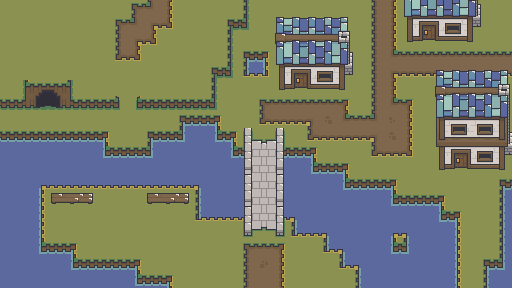

A 2D game scene composited from a Tiled map and its tileset images. What follows is a short description and the map's XML, with each tile layer's data collapsed to a summary:
An orthogonal 32x18 tile map with 16x16 px tiles, 6 tile layers (floor, path, bridge, house, ...), 6 tilesets and 9 objects (spawnpoint).

<map version="1.10" tiledversion="1.11.2" orientation="orthogonal" renderorder="right-down" width="32" height="18" tilewidth="16" tileheight="16" infinite="0" nextlayerid="16" nextobjectid="13">
 <tileset firstgid="1" source="../../assets/tileset/forest/forest_.tsx" />
 <tileset firstgid="199" source="../../assets/tileset/forest/forest_ [bridgeVertical].tsx" />
 <tileset firstgid="249" source="../../assets/tileset/house/structures/blueHouse_0_0.tsx" />
 <tileset firstgid="599" source="../../assets/tileset/house/structures/blueHouse_1_0.tsx" />
 <tileset firstgid="999" source="../../assets/tileset/forest/forestPath_.tsx" />
 <tileset firstgid="1039" source="../../assets/tileset/house/forestVillageObjects_.tsx" />
 <group id="15" name="Water" />
 <group id="2" name="Floor">
  <layer id="1" name="floor" width="32" height="18">
   <data>[576 cells, 576 non-empty, 22 distinct tile ids]</data>
  </layer>
  <layer id="12" name="path" width="32" height="18">
   <data>[576 cells, 56 non-empty, 14 distinct tile ids]</data>
  </layer>
  <layer id="8" name="bridge" width="32" height="18">
   <data>[576 cells, 61 non-empty, 24 distinct tile ids]</data>
  </layer>
  <layer id="11" name="house" width="32" height="18">
   <data>[576 cells, 89 non-empty, 72 distinct tile ids]</data>
  </layer>
  <layer id="7" name="props" width="32" height="18">
   <data>[576 cells, 6 non-empty, 3 distinct tile ids]</data>
  </layer>
 </group>
 <group id="6" name="Elevation1">
  <layer id="5" name="floorE1" width="32" height="18">
   <data>[576 cells, 38 non-empty, 22 distinct tile ids]</data>
  </layer>
 </group>
 <group id="14" name="zone">
  <objectgroup id="13" name="doors">
   <object id="3" x="171.932" y="279.932" width="181.25" height="7.72727">
    <properties>
     <property name="facing" propertytype="FacingDirection" value="SOUTH" />
     <property name="toDoorId" type="int" value="1" />
     <property name="toRoomName" value="forestWorld10" />
    </properties>
   </object>
   <object id="4" x="457.909" y="281.909" width="27.4545" height="5.90909" />
   <object id="6" x="0.25" y="108.25" width="6.125" height="22.5">
    <properties>
     <property name="facing" propertytype="FacingDirection" value="WEST" />
     <property name="toDoorId" type="int" value="1" />
     <property name="toRoomName" value="forestWorld8" />
    </properties>
   </object>
   <object id="7" x="0" y="0.727273" width="6.90909" height="65.0909">
    <properties>
     <property name="facing" propertytype="FacingDirection" value="WEST" />
     <property name="toDoorId" type="int" value="2" />
     <property name="toRoomName" value="forestWorld8" />
    </properties>
   </object>
   <object id="8" x="0" y="1" width="242.75" height="5">
    <properties>
     <property name="facing" propertytype="FacingDirection" value="NORTH" />
     <property name="toDoorId" type="int" value="1" />
     <property name="toRoomName" value="forestWorld2" />
    </properties>
   </object>
   <object id="10" x="248.364" y="1.27273" width="154" height="4.72727">
    <properties>
     <property name="facing" propertytype="FacingDirection" value="NORTH" />
     <property name="toDoorId" type="int" value="3" />
     <property name="toRoomName" value="forestWorld2" />
    </properties>
   </object>
   <object id="11" x="481.091" y="0.0909091" width="30.6364" height="2.63636">
    <properties>
     <property name="facing" propertytype="FacingDirection" value="NORTH" />
     <property name="toDoorId" type="int" value="4" />
     <property name="toRoomName" value="forestWorld2" />
    </properties>
   </object>
   <object id="12" x="508.636" y="0" width="3.45455" height="178.636">
    <properties>
     <property name="facing" propertytype="FacingDirection" value="EAST" />
     <property name="toDoorId" type="int" value="1" />
     <property name="toRoomName" value="forestWorld9" />
    </properties>
   </object>
  </objectgroup>
 </group>
 <objectgroup id="9" name="spawnpoint">
  <object id="1" name="spawnpoint" x="136.5" y="233.5">
   <point />
  </object>
 </objectgroup>
</map>
